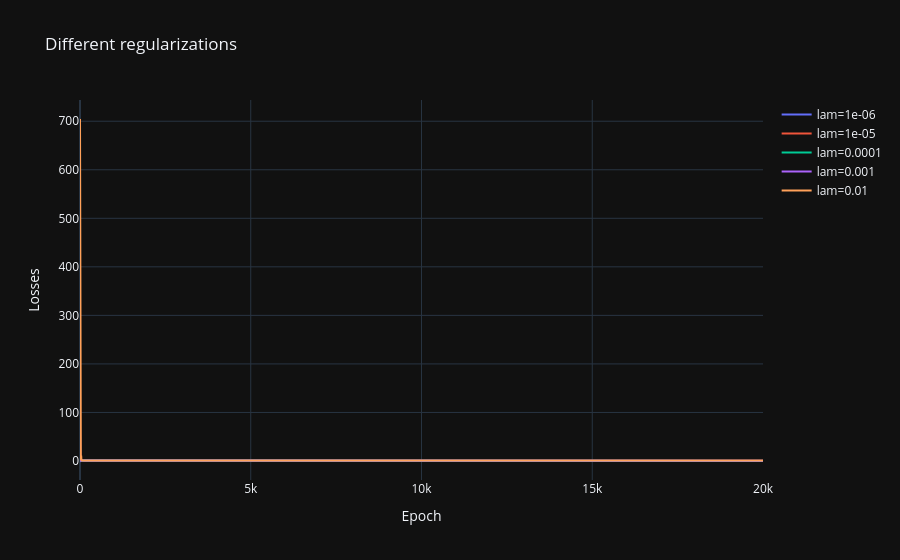

Notebook source saved alongside this figure:
### Markdown cell above
## Changing regularization

### Code cell
epoch = 20000
lambda_values = [1e-6, 1e-5, 1e-4, 1e-3, 1e-2]
models = [copy.deepcopy(model) for k in lambda_values]
optimizers = [torch.optim.Adam(m.parameters(), lr=0.01) for m in models]
loss_histories = [[] for k in lambda_values]

for i in range(epoch):
  for j, lam in enumerate(lambda_values):
    current_model = models[j]
    current_optimzer = optimizers[j]
    W1 = current_model[0].weight.detach().numpy()[:, 0]
    b1 = current_model[0].bias.detach().numpy()
    W2 = current_model[2].weight.detach().numpy()[0, :]
    b2 = current_model[2].bias.detach().numpy()[0]
  
    loss_histories[j].append(loss(W1, b1, W2, b2, lam))
  
    # Update weights
    dW1, db1, dW2, db2 = gradients(W1, b1, W2, b2, lam)
    current_model[0].weight.grad = torch.tensor(dW1).reshape(10, 1)
    current_model[0].bias.grad = torch.tensor(db1)
    current_model[2].weight.grad = torch.tensor(dW2).reshape(1, 10)
    current_model[2].bias.grad = torch.tensor([db2], dtype=torch.float64)
  
    current_optimzer.step()
fig = go.Figure()
for lam, reg_loss in zip(lambda_values, loss_histories):
  fig.add_scatter(x=list(range(len(reg_loss))), y=reg_loss, mode='lines', name=f'lam={lam:g}')
fig.update_layout(title='Different regularizations', xaxis_title="Epoch", yaxis_title="Losses", template="plotly_dark")
fig.show()

### Figure 1 — Plotly figure (JSON) as saved in the notebook; plotly's stock layout.template omitted (floating-point values rounded to 4 significant figures; data arrays with more than 128 entries replaced by an {"elided": "..."} marker saying what was removed)
{"data": [{"mode": "lines", "name": "lam=1e-06", "type": "scatter", "x": {"elided": "20000 int values"}, "y": {"elided": "20000 float values"}}, {"mode": "lines", "name": "lam=1e-05", "type": "scatter", "x": {"elided": "20000 int values"}, "y": {"elided": "20000 float values"}}, {"mode": "lines", "name": "lam=0.0001", "type": "scatter", "x": {"elided": "20000 int values"}, "y": {"elided": "20000 float values"}}, {"mode": "lines", "name": "lam=0.001", "type": "scatter", "x": {"elided": "20000 int values"}, "y": {"elided": "20000 float values"}}, {"mode": "lines", "name": "lam=0.01", "type": "scatter", "x": {"elided": "20000 int values"}, "y": {"elided": "20000 float values"}}], "layout": {"title": {"text": "Different regularizations"}, "xaxis": {"title": {"text": "Epoch"}}, "yaxis": {"title": {"text": "Losses"}}}}
